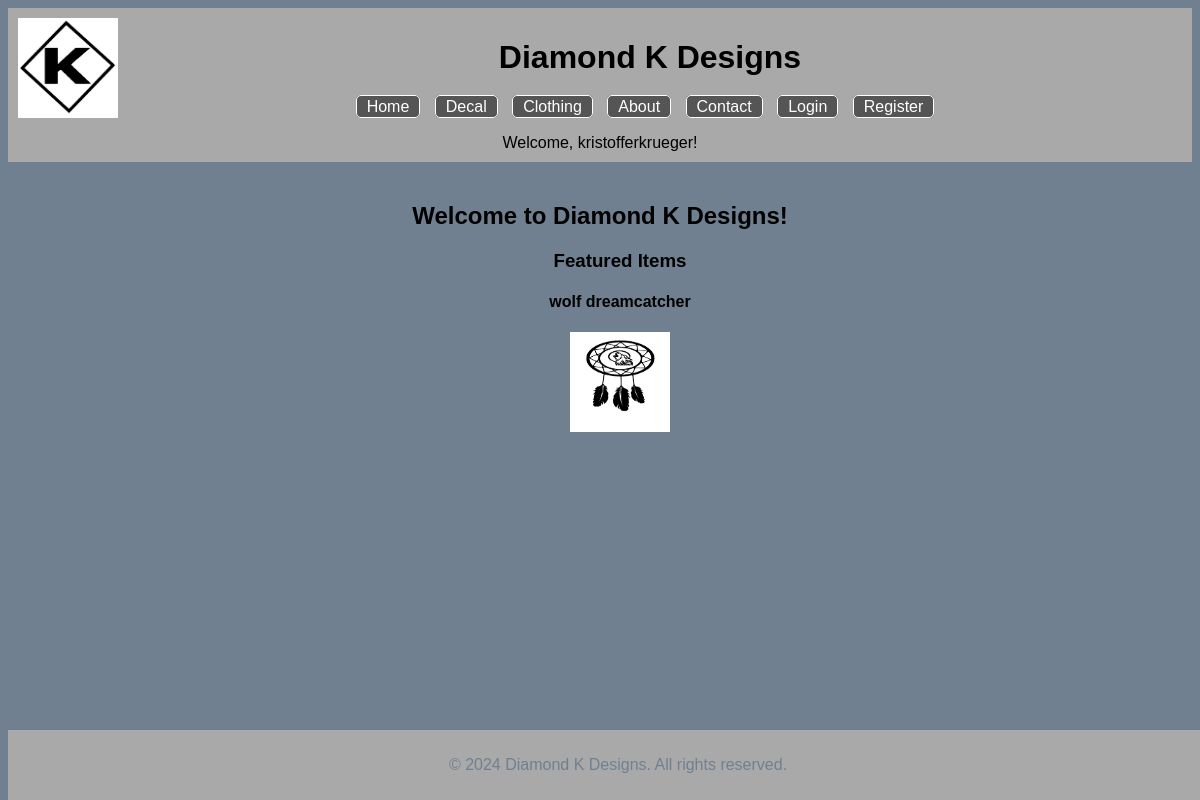
The app's page / (signed in) with its own data.
### home/models.py (models this page shows, shortened)
class FeaturedItem(models.Model):
    title = models.CharField(max_length=100)
    image = models.ImageField(upload_to='featured_items', default='featured_items/DiamondK.jpg')

### home/views.py (the view)
# urls.py: 2. Add a URL to urlpatterns:  path('', views.home, name='home')
def home(request):
    featured_items = FeaturedItem.objects.all()
    context = {'featured_items': featured_items}
    return render(request, 'home.html', context)

### home/templates/home.html (shortened to what this page needs)
{% extends 'base.html' %}
{% load static %}
{% block content %}
  <h2>Welcome to Diamond K Designs!</h2>
  {% if featured_items %}
    <ul><h3>Featured Items</h3>
      {% for item in featured_items %}
        <li>
          <h4>{{ item.title }}</h4>
          <img src="{% static 'featured_items/' %}{{ item.image }}" alt="{{ item.title }}">
        </li>
      {% endfor %}
    </ul>
  {% else %}
    <p></p>
  {% endif %}
  <link rel="stylesheet" type="text/css" href="{% static 'css/home.css' %}">
{% endblock %}

### diamondkdesigns/templates/base.html (shortened to what this page needs)
{% load static %}
<!DOCTYPE html>
<html lang="en">
<head>
    <link rel="stylesheet" href="{% static 'css/base.css' %}">
</head>
<body>
<header>
    <img class="diamond" src="{% static 'images/diamondk.jpg' %}" alt="DiamondK">
    <h1>Diamond K Designs</h1>
    <nav>
        <ul>
            <li><a href="{% url 'home' %}">Home</a></li>
            <li><a href="{% url 'decal' %}">Decal</a></li>
            <li><a href="{% url 'clothing' %}">Clothing</a></li>
            <li><a href="{% url 'about' %}">About</a></li>
            <li><a href="{% url 'contact' %}">Contact</a></li>
            <li><a href="{% url 'login' %}">Login</a></li>
            <li><a href="{% url 'register' %}">Register</a></li>
        </ul>
    </nav></br>
    {% if user.is_authenticated %}
        Welcome, {{ user.username }}!
    {% endif %}
</header>
<main>
    {% block content %}{% endblock %}
</main>
<footer>
    <p>&copy; 2024 Diamond K Designs. All rights reserved.</p>
</footer>
</body>
</html>

### diamondkdesigns/static/css/base.css (style rules this page uses)
body { font-family: 'Arial', sans-serif; }
header { background-color: darkgray; padding: 10px; text-align: center; }
header h1 { background-color: darkgray; }
.diamond { float: left; height: 100px; width: 100px; }
nav ul { background-color: darkgray; list-style: none; padding: 0; margin: 0; }
nav li { background-color: darkgray; display: inline-block; margin-right: 10px; }
nav a { color: white; text-decoration: none; padding: 2px 10px; border: 1px solid white; border-radius: 5px; background-color: #555; }
main { padding: 20px; }
footer { background-color: darkgray; color: slategray; text-align: center; padding: 10px; position: fixed; bottom: 0; width: 100%; }
footer p { background-color: darkgray; }

### home/static/css/home.css (style rules this page uses)
* { background-color: slategray; }
body { font-family: 'Arial', sans-serif; }
h2 { text-align: center; }
img { height: 100px; width: 100px; }
ul { list-style-type: none; text-align: center; font-weight: 500; }
ul li { list-style-type: none; text-align: center; }

### records on screen
FeaturedItem: title "wolf dreamcatcher", image (picture)

### other values on screen
{{ user.username }} "kristofferkrueger"
